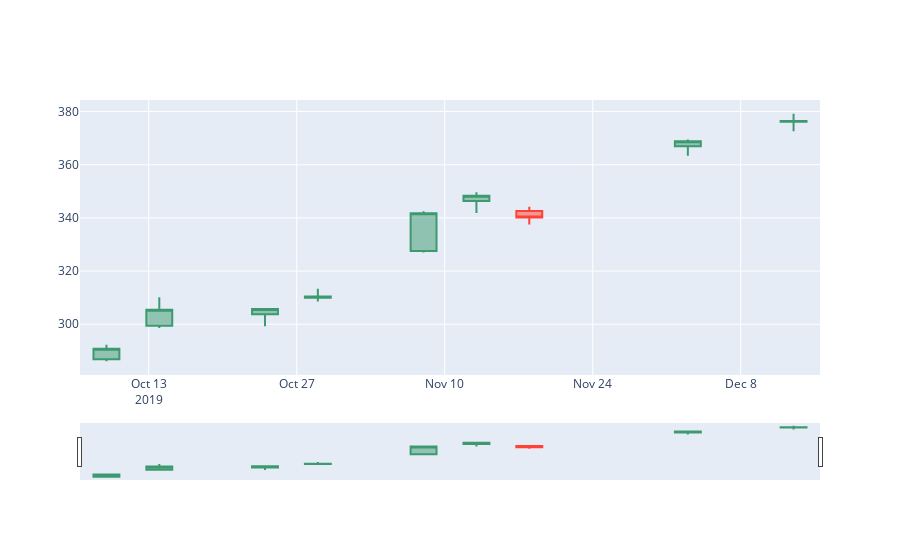

The notebook cell this image was saved under:
### Code cell
price = yf.Ticker('REGN')
period = '360d' # m = min, h = hour, d = day, wk = week, mo=month
interval = '5d' # valid intervals 1m, 2m, 5m, 15m, 30m, 60m, 90m, 1h, 1d, 5d, 1wk, 1mo, 3mo
prices = price.history(period=period, interval=interval)

plot_list = np.array([47])
plot_list = np.concatenate((plot_list, plot_list-1, plot_list-2, plot_list-3,plot_list+1, plot_list+2, plot_list+3,plot_list+4, plot_list+5))
plot_list = np.sort(plot_list)

fig = go.Figure(data=[go.Candlestick(x=prices.index[plot_list],
                open=prices['Open'][plot_list], high=prices['High'][plot_list],
                low=prices['Low'][plot_list], close=prices['Close'][plot_list])
                     ])
fig.show()

### Figure 1 — Plotly figure (JSON) as saved in the notebook; plotly's stock layout.template omitted (floating-point values rounded to 4 significant figures)
{"data": [{"close": [290.8, 305.4, 305.8, 310.5, 341.8, 348.3, 340.2, 368.8, 376.4], "high": [292.2, 310.1, 306.1, 313.4, 342.5, 349.6, 344.2, 369.5, 379.2], "low": [286.1, 298.6, 299.2, 308.6, 327.0, 341.8, 337.5, 363.4, 372.6], "open": [286.8, 299.4, 303.8, 310, 327.5, 346.3, 342.6, 367.0, 376.2], "type": "candlestick", "x": ["2019-10-09T00:00:00", "2019-10-14T00:00:00", "2019-10-24T00:00:00", "2019-10-29T00:00:00", "2019-11-08T00:00:00", "2019-11-13T00:00:00", "2019-11-18T00:00:00", "2019-12-03T00:00:00", "2019-12-13T00:00:00"]}], "layout": {}}
